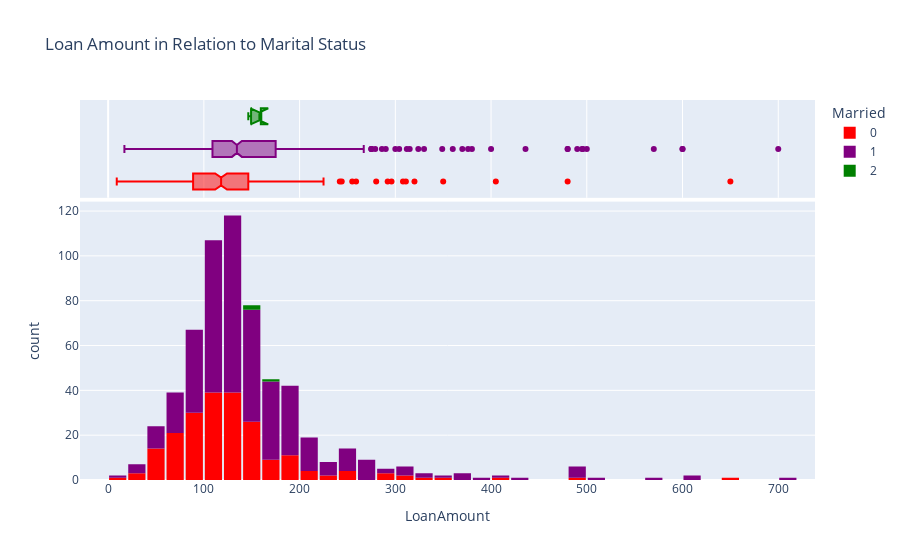

Notebook code for this chart:
### Code cell
fig = px.histogram(loan_data, x='LoanAmount', marginal='box', color='Married', color_discrete_sequence=['red', 'purple', 'green'], title='Loan Amount in Relation to Marital Status')
fig.update_layout(bargap=0.1)
fig.show()
#MORE MARRIED PEOPLE APPLIED FOR LOANS

### Figure 1 — Plotly figure (JSON) as saved in the notebook; plotly's stock layout.template omitted (floating-point values rounded to 4 significant figures; data arrays with more than 128 entries replaced by an {"elided": "..."} marker saying what was removed)
{"data": [{"alignmentgroup": "True", "bingroup": "x", "hovertemplate": "Married=0<br>LoanAmount=%{x}<br>count=%{y}<extra></extra>", "legendgroup": "0", "marker": {"color": "red"}, "name": "0", "offsetgroup": "0", "orientation": "v", "showlegend": true, "type": "histogram", "x": {"elided": "213 float values"}, "xaxis": "x", "yaxis": "y"}, {"alignmentgroup": "True", "hovertemplate": "Married=0<br>LoanAmount=%{x}<extra></extra>", "legendgroup": "0", "marker": {"color": "red"}, "name": "0", "notched": true, "offsetgroup": "0", "showlegend": false, "type": "box", "x": {"elided": "213 float values"}, "xaxis": "x2", "yaxis": "y2"}, {"alignmentgroup": "True", "bingroup": "x", "hovertemplate": "Married=1<br>LoanAmount=%{x}<br>count=%{y}<extra></extra>", "legendgroup": "1", "marker": {"color": "purple"}, "name": "1", "offsetgroup": "1", "orientation": "v", "showlegend": true, "type": "histogram", "x": {"elided": "398 float values"}, "xaxis": "x", "yaxis": "y"}, {"alignmentgroup": "True", "hovertemplate": "Married=1<br>LoanAmount=%{x}<extra></extra>", "legendgroup": "1", "marker": {"color": "purple"}, "name": "1", "notched": true, "offsetgroup": "1", "showlegend": false, "type": "box", "x": {"elided": "398 float values"}, "xaxis": "x2", "yaxis": "y2"}, {"alignmentgroup": "True", "bingroup": "x", "hovertemplate": "Married=2<br>LoanAmount=%{x}<br>count=%{y}<extra></extra>", "legendgroup": "2", "marker": {"color": "green"}, "name": "2", "offsetgroup": "2", "orientation": "v", "showlegend": true, "type": "histogram", "x": [160, 158, 146.4], "xaxis": "x", "yaxis": "y"}, {"alignmentgroup": "True", "hovertemplate": "Married=2<br>LoanAmount=%{x}<extra></extra>", "legendgroup": "2", "marker": {"color": "green"}, "name": "2", "notched": true, "offsetgroup": "2", "showlegend": false, "type": "box", "x": [160, 158, 146.4], "xaxis": "x2", "yaxis": "y2"}], "layout": {"bargap": 0.1, "barmode": "relative", "legend": {"title": {"text": "Married"}, "tracegroupgap": 0}, "title": {"text": "Loan Amount in Relation to Marital Status"}, "xaxis": {"anchor": "y", "domain": [0, 1], "title": {"text": "LoanAmount"}}, "xaxis2": {"anchor": "y2", "domain": [0, 1], "matches": "x", "showgrid": true, "showticklabels": false}, "yaxis": {"anchor": "x", "domain": [0, 0.7326], "title": {"text": "count"}}, "yaxis2": {"anchor": "x2", "domain": [0.7426, 1], "matches": "y2", "showgrid": false, "showline": false, "showticklabels": false, "ticks": ""}}}
